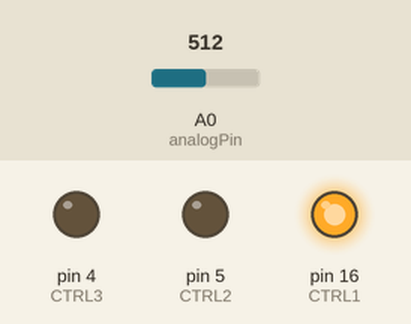
Recording of a sketch running on a simulated Arduino Uno, built with avr-gcc and run on an emulated ATmega328P. Shown: output pins drawn as LEDs (lit = HIGH). Inputs (shaded band) come from the test bench; at power-on: A0 (analogPin) = 512.

Above: at 0.5 s.
At 2.5 s:
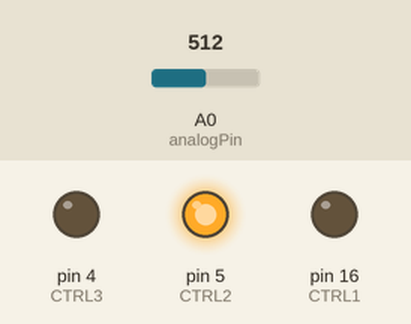
At 4.5 s:
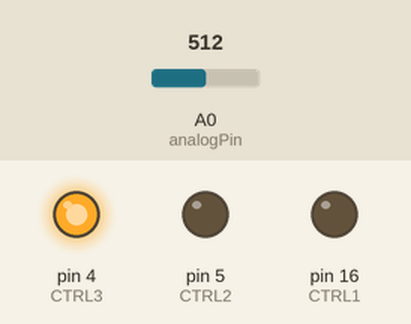
At 5.5 s:
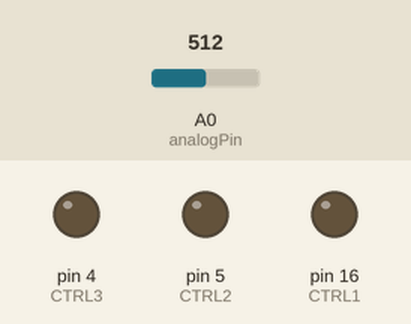
Timing chart, 0 to 7.8 s (numbered marks = the images above):
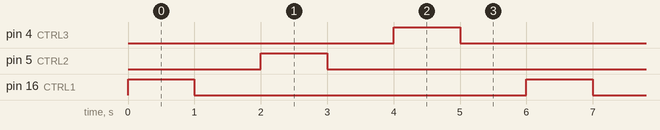

Measured:
- by itself, pin 4 (CTRL3), pin 5 (CTRL2), pin 16 (CTRL1): alternates HIGH for 1.0 s and LOW for 5.0 s
- by itself, everything shown: repeats every 6.0 s, in 6 steps

The sketch:

sketch_esp8266AnalogMux.ino
```cpp
/*
ESP8266 Analog MUX
Switches between 3 analog signals using the 74HC4066AP IC.

ESP GPIO 16 (D0) (CTRL1) -> IC pin 13
ESP GPIO 5 (D1) (CTRL2)  -> IC pin 5
ESP GPIO 4 (D2) (CTRL3)  -> IC pin 6

ESP (A0) (analogPin) -> IC pin 9
*/

//Outputs
#define CTRL1 16
#define CTRL2 5
#define CTRL3 4

//Inputs
#define analogPin A0

int adcVal1 = 0;
int adcVal2 = 0;
int adcVal3 = 0;

void setup() {
  pinMode(CTRL1, OUTPUT);
  pinMode(CTRL2, OUTPUT);
  pinMode(CTRL3, OUTPUT);
  allLow();

  pinMode(analogPin, INPUT);
}

void loop() {
  digitalWrite(CTRL1, HIGH); // Pass Analog 1 value through MUX
  delay(1000); // Wait for a second
  adcVal1 =  analogRead(analogPin); // READ ANALOG 1 VALUE
  digitalWrite(CTRL1, LOW); // Stop Analog 1
  delay(1000); // Wait for a second

  digitalWrite(CTRL2, HIGH); // Pass Analog 2 value through MUX
  delay(1000); // Wait for a second
  adcVal2 =  analogRead(analogPin); // READ ANALOG 1 VALUE
  digitalWrite(CTRL2, LOW); // Stop Analog 2
  delay(1000); // Wait for a second

  digitalWrite(CTRL3, HIGH); // Pass Analog 3 value through MUX
  delay(1000); // Wait for a second
  adcVal3 =  analogRead(analogPin); // READ ANALOG 1 VALUE
  digitalWrite(CTRL3, LOW); // Stop Analog 3
  delay(1000); // Wait for a second

  allLow();
}

void allLow(){
    digitalWrite(CTRL1, LOW);
    digitalWrite(CTRL2, LOW);
    digitalWrite(CTRL3, LOW);
}
```
